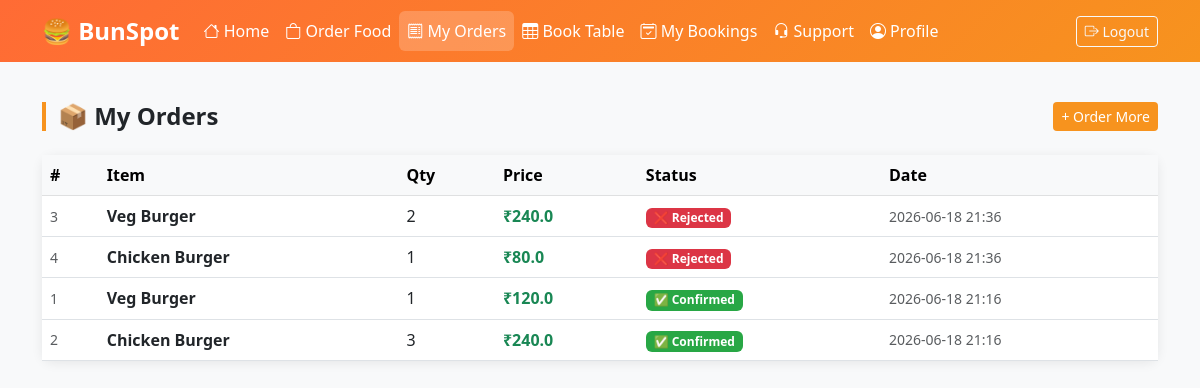
Screenshot of /my-orders (signed in) with the database file from the repository.
### tables this page shows
CREATE TABLE orders (
    id INTEGER PRIMARY KEY AUTOINCREMENT,
    user_id INTEGER,
    item_name TEXT,
    quantity INTEGER,
    price REAL,
    status TEXT DEFAULT 'pending',
    created_at TIMESTAMP DEFAULT CURRENT_TIMESTAMP
);

### app.py (the view)
@app.route('/my-orders')
def my_orders():
    if not session.get('customer_id'):
        return redirect(url_for('login'))
    db = get_db()
    orders = db.execute('SELECT * FROM orders WHERE user_id=? ORDER BY created_at DESC', (session['customer_id'],)).fetchall()
    db.close()
    return render_template('my_orders.html', orders=orders, page_role='customer')

### app.py (called while the page is built)
def get_db():
    conn = sqlite3.connect(DB_PATH)
    conn.row_factory = sqlite3.Row
    return conn

### templates/my_orders.html (shortened to what this page needs)
{% extends 'base.html' %}
{% block content %}
<div class="container py-4">
  <div class="d-flex justify-content-between align-items-center mb-4">
    <h4 class="section-title mb-0">📦 My Orders</h4>
    <a href="{{ url_for('food_order') }}" class="btn btn-orange btn-sm">+ Order More</a>
  </div>
  {% if orders %}
  <div class="card">
    <div class="table-responsive">
      <table class="table table-hover align-middle mb-0">
        <thead class="table-light">
          <tr><th>#</th><th>Item</th><th>Qty</th><th>Price</th><th>Status</th><th>Date</th></tr>
        </thead>
        <tbody>
          {% for o in orders %}
          <tr>
            <td class="text-muted small">{{ o['id'] }}</td>
            <td class="fw-semibold">{{ o['item_name'] }}</td>
            <td>{{ o['quantity'] }}</td>
            <td class="text-success fw-bold">₹{{ o['price'] }}</td>
            <td>
              {% if o['status'] == 'pending' %}
                <span class="badge badge-pending">⏳ Pending</span>
              {% elif o['status'] == 'confirmed' %}
                <span class="badge badge-confirmed">✅ Confirmed</span>
              {% elif o['status'] == 'rejected' %}
                <span class="badge badge-rejected">❌ Rejected</span>
              {% else %}
                <span class="badge bg-secondary">{{ o['status']|title }}</span>
              {% endif %}
            </td>
            <td class="text-muted small">{{ o['created_at'][:16] }}</td>
          </tr>
          {% endfor %}
        </tbody>
      </table>
    </div>
  </div>
  {% else %}
  <div class="text-center py-5 text-muted">
    <div class="fs-1">🛍️</div>
    <p class="mt-2">No orders yet. <a href="{{ url_for('food_order') }}" class="text-warning">Order now!</a></p>
  </div>
  {% endif %}
</div>
{% endblock %}

### templates/base.html (style rules this page uses)
body { background: #f8f9fa; font-family: 'Segoe UI', sans-serif; }
.card { border: none; border-radius: 12px; box-shadow: 0 2px 12px rgba(0,0,0,0.08); }
.badge-confirmed { background: #28a745; color: #fff; }
.badge-rejected { background: #dc3545; color: #fff; }
.section-title { border-left: 4px solid #f7931e; padding-left: 12px; font-weight: 700; margin-bottom: 20px; }
.btn-orange { background: #f7931e; color: #fff; border: none; }

### rows the page displays
orders: id "3", item_name "Veg Burger", quantity "2", price "240.0", status "❌ Rejected", created_at "2026-06-18 21:36"
orders: id "4", item_name "Chicken Burger", quantity "1", price "80.0", status "❌ Rejected", created_at "2026-06-18 21:36"
orders: id "1", item_name "Veg Burger", quantity "1", price "120.0", status "✅ Confirmed", created_at "2026-06-18 21:16"
orders: id "2", item_name "Chicken Burger", quantity "3", price "240.0", status "✅ Confirmed", created_at "2026-06-18 21:16"
